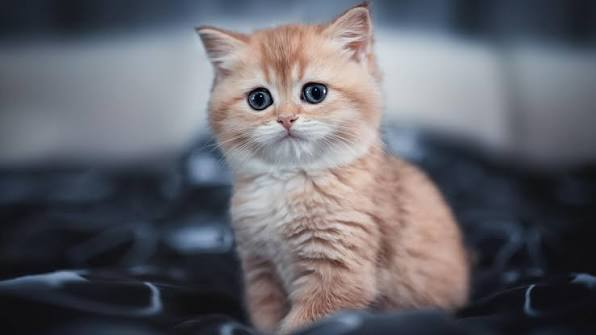
#> input picture dip_lab-04/image.jpg, 596 x 335 px
$ jupyter execute Lab04.ipynb
#> lines starting #> are read from the running program, lines starting #| are printed output that depends on the picture
# The University of Azad Jammu and Kashmir
### Department of Software Engineering
**Digital Image Processing Lab** Lab Instructor: Engr. Fahad Nisar
Semester: Fifth | Session: 2024-28 (SE)

**Name:** Jawahir Ali  |  **Roll No:** 2024-SE-34

---
## Lab Task # 04 – Geometric Transformations with Custom Inputs
Assigned: Nov 05, 2026 | Due: Nov 12, 2026, 11:59 PM

**Objective:** build one reusable `transform(image, operation, **params)` function that takes custom values, validates them, and performs scaling, cropping, flipping, translation and rotation.

**Contents:** 1 Load and validate the image · 2 The `transform` function · 3 Text input layer and interactive prompts · 4 Demonstration of every operation (saved to `outputs/`) · 5 Interpolation comparison · 6 Rejected inputs · 7 Identity checks · 8 Concepts · 9 Final check

## 1. Load the image and validate it
The file must exist, decode successfully and have non-zero dimensions. OpenCV decodes to **BGR**, so the image is converted to **RGB once, here**, and RGB is used everywhere after (display with Matplotlib, and converted back to BGR only when saving with `cv2.imwrite`). The original is made read-only so it cannot be altered by accident.

[cell 1]
import os, math, numbers
import numpy as np
import cv2
import matplotlib.pyplot as plt

IMAGE_PATH = "image.jpg"

def load_image_rgb(path):
    if not isinstance(path, (str, os.PathLike)):
        raise ValueError("Image path must be a string.")
    if not os.path.isfile(path):
        raise FileNotFoundError(f"Image file not found: {path!r}")
    bgr = cv2.imread(path, cv2.IMREAD_COLOR)                 # always 3 channels, BGR order
    if bgr is None:
        raise ValueError(f"File exists but could not be decoded as an image: {path!r}")
    if bgr.ndim < 2 or bgr.shape[0] == 0 or bgr.shape[1] == 0:
        raise ValueError(f"Image has zero width or height: shape={bgr.shape}")
    return cv2.cvtColor(bgr, cv2.COLOR_BGR2RGB)              # consistent colour handling: RGB from here on

# the loader's own error handling, shown on bad paths
import tempfile
fake = os.path.join(tempfile.gettempdir(), "not_an_image.png")        # exists, but is plain text, not a real PNG
open(fake, "w").write("this is not an image")
for bad in ["does_not_exist.png", fake]:
    try:
        load_image_rgb(bad)
    except Exception as e:
        print(f"load_image_rgb({bad!r}) -> {type(e).__name__}: {e}")

original = load_image_rgb(IMAGE_PATH)
#> call 3 of load_image_rgb, with path = 'image.jpg'
#> in load_image_rgb, bgr is the input picture: shape (335, 596, 3); mean B, G, R 106.1, 99.3, 99.7
original_backup = original.copy()                            # used at the end to prove it was never modified
original.flags.writeable = False

H, W = original.shape[:2]
print(f"\nLoaded {IMAGE_PATH}:  width = {W},  height = {H},  array shape = {original.shape} (rows, cols, channels),  dtype = {original.dtype}")
#| Loaded image.jpg:  width = 596,  height = 335,  array shape = (335, 596, 3) (rows, cols, channels),  dtype = uint8
plt.figure(figsize=(6, 4)); plt.imshow(original); plt.title(f"original  {W}x{H} (width x height)"); plt.show()

## 2. The reusable `transform` function
One entry point: `transform(image, operation, **params)` returns the transformed image.

| operation | required parameters | rules |
|---|---|---|
| `"scale"` | `sx`, `sy`, `interpolation` | finite factors > 0; output size `round(W·sx) × round(H·sy)` must be ≥ 1 px and within the maximum; interpolation ∈ nearest / bilinear / bicubic / lanczos |
| `"crop"` | `left`, `top`, `right`, `bottom` | integers, `0 ≤ left < right ≤ W`, `0 ≤ top < bottom ≤ H` (right and bottom exclusive) |
| `"flip"` | `direction` | `"horizontal"`, `"vertical"` or `"both"` |
| `"translate"` | `tx`, `ty` | any finite number (negative and zero are valid); canvas size unchanged; image must stay at least partly on the canvas |
| `"rotate"` | `angle`, `expand` | any finite angle in degrees (negative and zero valid); `expand` must be a bool; centre rotation; **positive = counter-clockwise** |

**Validation policy:** unknown operations, missing parameters and *unexpected* parameters are all rejected; there are **no silent defaults**. **Maximum output size:** `MAX_SIDE = 4096` px per side and `MAX_PIXELS = 16 000 000`. Every error is raised as `TransformError` with a clear message.

Translation and rotation are built as 2×3 **affine matrices** and applied with `cv2.warpAffine` (bilinear sampling, uncovered areas filled with black). Rotation is about the image centre `((W−1)/2, (H−1)/2)`.

[cell 2]
MAX_SIDE   = 4096
MAX_PIXELS = 16_000_000
INTERPOLATIONS = {"nearest": cv2.INTER_NEAREST, "bilinear": cv2.INTER_LINEAR,
                  "bicubic": cv2.INTER_CUBIC,  "lanczos": cv2.INTER_LANCZOS4}
DIRECTIONS = {"horizontal": 1, "vertical": 0, "both": -1}          # cv2.flip codes

class TransformError(ValueError):
    """Raised for any invalid image, operation or parameter."""

# ---------- per-parameter validators (shared by the text layer AND by transform) ----------
def _is_number(v):
    return isinstance(v, numbers.Real) and not isinstance(v, (bool, np.bool_))

def v_number(name, v):
    if not _is_number(v):
        raise TransformError(f"'{name}' must be a number, got {v!r} ({type(v).__name__})")
    f = float(v)
    if not math.isfinite(f):
        raise TransformError(f"'{name}' must be finite (NaN and infinity are not allowed), got {v!r}")
    return f

def v_positive(name, v):
    f = v_number(name, v)
    if f <= 0:
        raise TransformError(f"'{name}' must be greater than 0, got {v!r}")
    return f

def v_int(name, v):
    if isinstance(v, (bool, np.bool_)) or not isinstance(v, numbers.Integral):
        raise TransformError(f"'{name}' must be a whole number (integer), got {v!r}")
    return int(v)

def v_choice(name, v, choices):
    if not isinstance(v, str):
        raise TransformError(f"'{name}' must be text, one of {sorted(choices)}; got {v!r}")
    key = v.strip().lower()
    if key not in choices:
        raise TransformError(f"unsupported {name} {v!r}; choose one of {sorted(choices)}")
    return key

def v_interp(name, v):    return v_choice(name, v, INTERPOLATIONS)
def v_direction(name, v): return v_choice(name, v, DIRECTIONS)
def v_bool(name, v):
    if not isinstance(v, (bool, np.bool_)):
        raise TransformError(f"'{name}' must be True or False, got {v!r}")
    return bool(v)

# operation -> ordered {parameter: validator}
OPERATIONS = {
    "scale":     {"sx": v_positive, "sy": v_positive, "interpolation": v_interp},
    "crop":      {"left": v_int, "top": v_int, "right": v_int, "bottom": v_int},
    "flip":      {"direction": v_direction},
    "translate": {"tx": v_number, "ty": v_number},
    "rotate":    {"angle": v_number, "expand": v_bool},
}

def _check_image(img):
    if not isinstance(img, np.ndarray):
        raise TransformError("image must be a NumPy array")
    if img.dtype != np.uint8:
        raise TransformError(f"image must be uint8, got {img.dtype}")
    if img.ndim not in (2, 3) or (img.ndim == 3 and img.shape[2] not in (1, 3, 4)):
        raise TransformError(f"unsupported image shape {img.shape}")
    if img.shape[0] == 0 or img.shape[1] == 0:
        raise TransformError(f"image has zero width or height: shape {img.shape}")

def _check_output_size(w, h, what="output"):
    if w < 1 or h < 1:
        raise TransformError(f"{what} would be empty: {w}x{h} px (both sides must be at least 1)")
    if w > MAX_SIDE or h > MAX_SIDE or w * h > MAX_PIXELS:
        raise TransformError(f"{what} {w}x{h} px exceeds the maximum allowed "
                             f"({MAX_SIDE} px per side, {MAX_PIXELS:,} px total)")

def transform(image, operation, **params):
    """Apply one geometric operation. Returns the new image; the input is never modified."""
#> called with operation = 'flip'
    _check_image(image)
    if not isinstance(operation, str) or operation.strip().lower() not in OPERATIONS:
        raise TransformError(f"unknown operation {operation!r}; supported: {sorted(OPERATIONS)}")
    op = operation.strip().lower()
    spec = OPERATIONS[op]
    missing = [p for p in spec if p not in params]
    extra   = [p for p in params if p not in spec]
    if missing: raise TransformError(f"'{op}' is missing required parameter(s): {missing}")
    if extra:   raise TransformError(f"'{op}' got unexpected parameter(s): {extra}; expected {list(spec)}")
    p = {name: check(name, params[name]) for name, check in spec.items()}      # validate every value
    h, w = image.shape[:2]

    if op == "scale":
        ow_f, oh_f = w * p["sx"], h * p["sy"]
        if ow_f > MAX_SIDE * 2 or oh_f > MAX_SIDE * 2:                          # avoid absurd/overflowing numbers
            raise TransformError(f"scaled size {ow_f:.4g}x{oh_f:.4g} px exceeds the maximum ({MAX_SIDE} px per side)")
        ow, oh = int(round(ow_f)), int(round(oh_f))
        _check_output_size(ow, oh, f"scaled image ({w}x{h} x {p['sx']:g}, {p['sy']:g})")
        return cv2.resize(image, (ow, oh), interpolation=INTERPOLATIONS[p["interpolation"]])   # dsize is (width, height)!

    if op == "crop":
        l, t, r, b = p["left"], p["top"], p["right"], p["bottom"]
        if not (0 <= l < r <= w):
            raise TransformError(f"invalid horizontal crop: need 0 <= left < right <= width({w}), got left={l}, right={r}")
        if not (0 <= t < b <= h):
            raise TransformError(f"invalid vertical crop: need 0 <= top < bottom <= height({h}), got top={t}, bottom={b}")
        return image[t:b, l:r].copy()                                           # rows = y, columns = x; right/bottom exclusive

    if op == "flip":
        return cv2.flip(image, DIRECTIONS[p["direction"]])
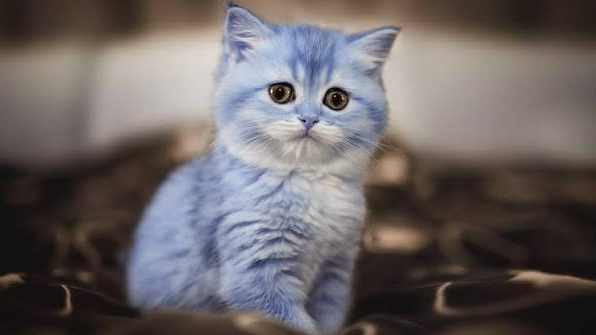
#> returned value: shape (335, 596, 3); mean of channels 0, 1, 2 99.7, 99.3, 106.1; drawn as B, G, R

    if op == "translate":
        tx, ty = p["tx"], p["ty"]
        if abs(tx) >= w or abs(ty) >= h:
            raise TransformError(f"translation ({tx:g}, {ty:g}) moves the whole image off the {w}x{h} canvas "
                                 f"(need |tx| < {w} and |ty| < {h})")
        M = np.float64([[1, 0, tx], [0, 1, ty]])
        return cv2.warpAffine(image, M, (w, h), flags=cv2.INTER_LINEAR, borderMode=cv2.BORDER_CONSTANT, borderValue=0)

    if op == "rotate":
        angle = math.fmod(p["angle"], 360.0)                                    # same rotation, avoids huge-angle noise
        centre = ((w - 1) / 2.0, (h - 1) / 2.0)
        M = cv2.getRotationMatrix2D(centre, angle, 1.0)                         # positive angle = counter-clockwise
        ow, oh = w, h
        if p["expand"]:
            c, s = abs(M[0, 0]), abs(M[0, 1])
            ow = int(math.ceil(round(h * s + w * c, 6)))
            oh = int(math.ceil(round(h * c + w * s, 6)))
            _check_output_size(ow, oh, "expanded rotated canvas")
            M[0, 2] += (ow - w) / 2.0                                           # re-centre the rotated image on the bigger canvas
            M[1, 2] += (oh - h) / 2.0
        return cv2.warpAffine(image, M, (ow, oh), flags=cv2.INTER_LINEAR, borderMode=cv2.BORDER_CONSTANT, borderValue=0)

# smoke test
out = transform(original, "flip", direction="horizontal")
print("transform(...) works:", out.shape, out.dtype, "| input still unchanged:", np.array_equal(original, original_backup))
#> (printed output is left out)

## 3. Custom input: text parsing and interactive prompts
Values typed by the user are text, so a **text layer** first converts them (`"abc"`, `"nan"`, `"inf"` and empty strings are rejected there with a clear message) and then runs the same per-parameter validators used inside `transform`. Cross-checks that need the image (crop bounds, output size) happen inside `transform`. A bad entry never crashes the session: the message is shown and the user is asked again.

`interactive_session()` uses Python's `input()`. So that this notebook runs unattended and is reproducible, the demo below feeds it a **scripted list of typed answers** (`SCRIPTED_ANSWERS`), including wrong ones, which are echoed after each prompt exactly as if typed. **To type your own values, set `SCRIPTED_ANSWERS = None` and re-run that cell.**

[cell 3]
def parse_text(name, text, validator):
    """Convert user-typed text into a Python value for the given validator, or raise TransformError."""
    if text is None or not str(text).strip():
        raise TransformError(f"'{name}' is required; nothing was entered")
    text = str(text).strip()
    if validator is v_int:
        try:    value = int(text)
        except ValueError: raise TransformError(f"'{name}' must be a whole number, got {text!r}") from None
    elif validator in (v_number, v_positive):
        try:    value = float(text)
        except ValueError: raise TransformError(f"'{name}' must be a number, got {text!r} (not numeric)") from None
    elif validator is v_bool:
        low = text.lower()
        if low in ("true", "yes", "y", "1"):    value = True
        elif low in ("false", "no", "n", "0"):  value = False
        else: raise TransformError(f"'{name}' must be yes/no (or true/false), got {text!r}")
    else:
        value = text                                                  # choices are validated as text
    return validator(name, value)                                    # finite / positive / allowed-choice checks

def run_from_text(operation, raw):
    """raw: dict of parameter -> typed text. Parse, validate, then call transform."""
    if operation not in OPERATIONS:
        raise TransformError(f"unknown operation {operation!r}; supported: {sorted(OPERATIONS)}")
    params = {n: parse_text(n, raw.get(n), v) for n, v in OPERATIONS[operation].items()}
    return transform(original, operation, **params), params

HINTS = {"sx": "horizontal scale factor (>0)", "sy": "vertical scale factor (>0)", "interpolation": "nearest/bilinear/bicubic/lanczos",
         "left": "left x (integer)", "top": "top y (integer)", "right": "right x, exclusive (integer)", "bottom": "bottom y, exclusive (integer)",
         "direction": "horizontal/vertical/both", "tx": "horizontal shift px (+ right, - left)", "ty": "vertical shift px (+ down, - up)",
         "angle": "degrees (+ counter-clockwise)", "expand": "expand canvas? yes/no"}

def interactive_session(scripted=None, results=None):
    answers = iter(scripted) if scripted is not None else None
    def ask(prompt):
        if answers is None:
            return input(prompt)
        try: a = next(answers)
        except StopIteration: raise EOFError("scripted answers exhausted")
        print(f"{prompt}{a}"); return a
    print(f"Image is {W}x{H}.  Operations: {sorted(OPERATIONS)}")
    while True:                                                       # 1) choose an operation
        op = ask("Operation: ").strip().lower()
        if op in OPERATIONS: break
        print(f"   ERROR: unknown operation {op!r}. Please choose one of {sorted(OPERATIONS)}")
    while True:                                                       # 2) enter parameters; a failed transform re-asks everything
        params = {}
        for name, validator in OPERATIONS[op].items():
            while True:
                text = ask(f"  {name} [{HINTS[name]}]: ")
                try:
                    params[name] = parse_text(name, text, validator); break
                except TransformError as e:
                    print(f"   ERROR: {e}  -> please re-enter")
        try:
            result = transform(original, op, **params)
            break
        except TransformError as e:
            print(f"   ERROR: {e}\n   -> please re-enter all {op} values")
    print(f"   OK: {op} {params} -> output {result.shape[1]}x{result.shape[0]}")
    if results is not None: results.append((op, params, result))
    return op, params, result

[cell 4]
# ---- scripted "typed" answers (set SCRIPTED_ANSWERS = None to be prompted by input() instead) ----
SCRIPTED_ANSWERS = [
    # session 1: scale  (unknown operation, non-numeric, negative, NaN, bad interpolation, then valid)
    "zoom", "scale", "abc", "-2", "1.5", "nan", "1.5", "cubic?", "lanczos",
    # session 2: crop   (right <= left is caught by transform -> everything re-entered)
    "crop", "10", "20", "5", "150", "10", "20", "260", "170",
    # session 3: flip   (unsupported direction, then valid)
    "flip", "diagonal", "both",
    # session 4: translate (negative and zero offsets are valid; text "ten" is not)
    "translate", "-40", "ten", "0",
    # session 5: rotate (non-numeric angle, then a negative angle; bad yes/no, then yes)
    "rotate", "ninety", "-30", "maybe", "yes",
]
session_results = []
if SCRIPTED_ANSWERS is not None:
    feed = iter(SCRIPTED_ANSWERS)                  # ONE shared iterator: each session takes only the answers it needs
    for k in range(5):
        print(f"\n===== interactive session {k+1} =====")
        interactive_session(scripted=feed, results=session_results)
else:
    interactive_session(results=session_results)

[cell 5]
# show what the five interactive sessions produced
os.makedirs("outputs", exist_ok=True)
for i, (op, params, img) in enumerate(session_results, 1):                # save the interactive results as well
    cv2.imwrite(os.path.join("outputs", f"interactive{i}_{op}.png"), cv2.cvtColor(img, cv2.COLOR_RGB2BGR))
#> this loop made 5 passes
#> pass 2, `cv2.imwrite(os.path.join("outputs", f"interactive{i}_{op}.png"), cv2.c..`:
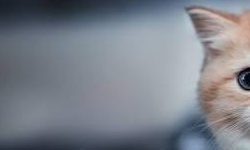
#> saved as interactive2_crop.png: shape (150, 250, 3); mean B, G, R 138.3, 128.9, 123.9
print("saved", len(session_results), "interactive results to outputs/")
fig, ax = plt.subplots(1, len(session_results) + 1, figsize=(4 * (len(session_results) + 1), 3.6))
ax[0].imshow(original); ax[0].set_title(f"original {W}x{H}", fontsize=9)
for a, (op, params, img) in zip(ax[1:], session_results):
    a.imshow(img); a.set_title(f"{op} {params}\n-> {img.shape[1]}x{img.shape[0]}", fontsize=7)
for a in ax: a.tick_params(labelsize=6)
plt.tight_layout(); plt.show()
#> after `plt.tight_layout()`:
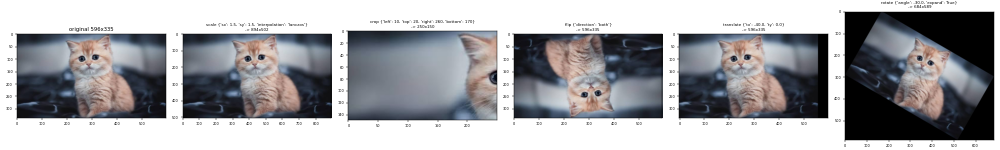
#> figure drawn by matplotlib, 6 panels

## 4. Demonstration of every operation with custom values
Each result is shown next to the original with a label giving the operation, parameters and output dimensions (width × height), and saved to `outputs/` as PNG. The cases include enlargement and reduction (proportional and non-proportional scaling), shifts in opposite directions, and positive and negative rotations.

[cell 6]
os.makedirs("outputs", exist_ok=True)
saved = []

def save_result(name, img):
    path = os.path.join("outputs", name + ".png")
    if not cv2.imwrite(path, cv2.cvtColor(img, cv2.COLOR_RGB2BGR)):            # back to BGR only for writing
        raise IOError(f"could not write {path}")
    saved.append((path, img.shape[1], img.shape[0])); return path

def fmt(v): return f"{v:g}" if isinstance(v, float) else str(v)

def demo(title, cases, ncols=None):
    """cases: list of (operation, params). Shows original + each result, labelled; saves each result."""
    n = len(cases) + 1
    fig, ax = plt.subplots(1, n, figsize=(4.2 * n, 4))
    ax[0].imshow(original); ax[0].set_title(f"ORIGINAL\n{W}x{H}", fontsize=9)
    for a, (op, params) in zip(ax[1:], cases):
        out = transform(original, op, **params)
        plabel = ", ".join(f"{k}={fmt(v)}" for k, v in params.items())
        a.imshow(out); a.set_title(f"{op}: {plabel}\n-> {out.shape[1]}x{out.shape[0]} (WxH)", fontsize=8)
        save_result(op + "_" + "_".join(f"{k}{fmt(v)}" for k, v in params.items()), out)
    for a in ax: a.tick_params(labelsize=6)
    fig.suptitle(title); plt.tight_layout(); plt.show()
#> after `fig.suptitle(title)`:
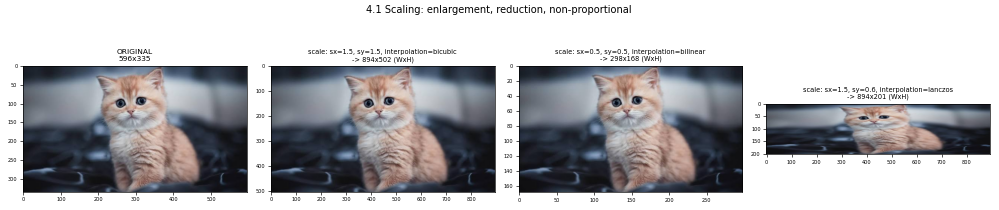
#> figure drawn by matplotlib, 4 panels
    return

demo("4.1 Scaling: enlargement, reduction, non-proportional", [
    ("scale", dict(sx=1.5, sy=1.5, interpolation="bicubic")),       # proportional enlargement
    ("scale", dict(sx=0.5, sy=0.5, interpolation="bilinear")),      # proportional reduction
    ("scale", dict(sx=1.5, sy=0.6, interpolation="lanczos")),       # non-proportional: stretched wide, squashed short
])

[cell 7]
demo("4.2 Cropping (right and bottom are exclusive)", [
    ("crop", dict(left=100, top=40, right=350, bottom=200)),
    ("crop", dict(left=0, top=0, right=225, bottom=150)),
])
#> the loop in demo (call 2), `for a, (op, params) in zip(ax[1:], cases):` made 2 passes
#> pass 1, in demo (call 2), `out = transform(original, op, **params)`:
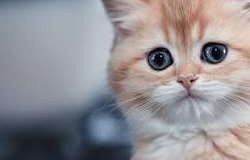
#> out: shape (160, 250, 3); mean R, G, B 147, 144.3, 148.1
demo("4.3 Flipping: all three directions", [
    ("flip", dict(direction="horizontal")),
    ("flip", dict(direction="vertical")),
    ("flip", dict(direction="both")),
])
#> the loop in demo (call 3), `for a, (op, params) in zip(ax[1:], cases):` made 3 passes
#> pass 1, in save_result (call 6), `if not cv2.imwrite(path, cv2.cvtColor(img, cv2.COLOR_RGB2BGR)):`:
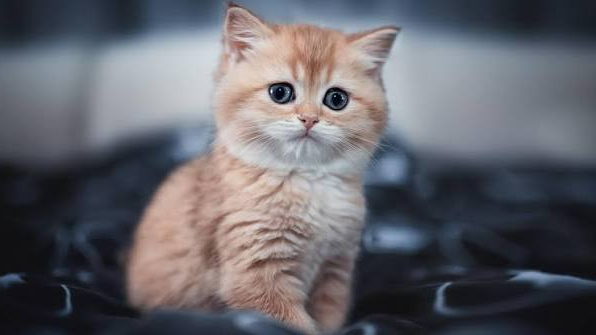
#> saved as flip_directionhorizontal.png: shape (335, 596, 3); mean B, G, R 106.1, 99.3, 99.7

[cell 8]
demo("4.4 Translation: opposite directions (canvas size unchanged, exposed area filled black)", [
    ("translate", dict(tx=80, ty=40)),          # right and down
    ("translate", dict(tx=-60, ty=-30)),        # left and up
    ("translate", dict(tx=50, ty=-70)),         # right and up
])
#> the loop in demo (call 4), `for a, (op, params) in zip(ax[1:], cases):` made 3 passes
#> pass 1, in demo (call 4), `out = transform(original, op, **params)`:
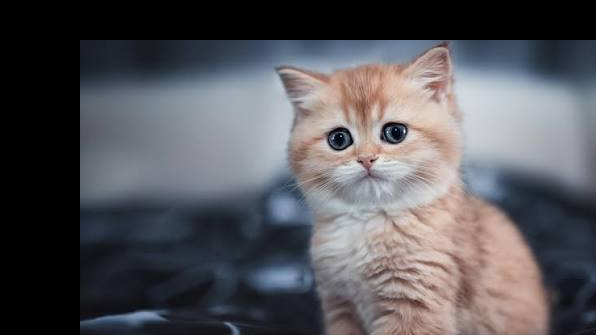
#> out: shape (335, 596, 3); mean R, G, B 87, 86.2, 91.1
#> pass 2, in demo (call 4), `out = transform(original, op, **params)`:
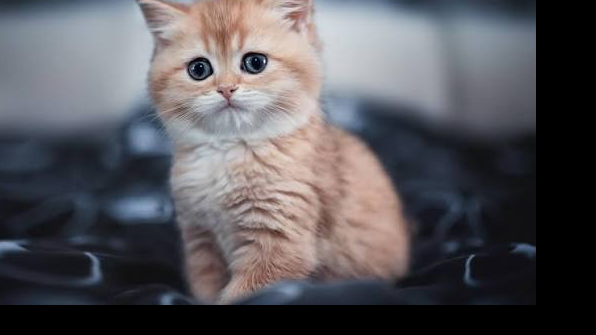
#> out: shape (335, 596, 3); mean R, G, B 88.2, 86.5, 91.1
#> in demo (call 4), `fig.suptitle(title)`:
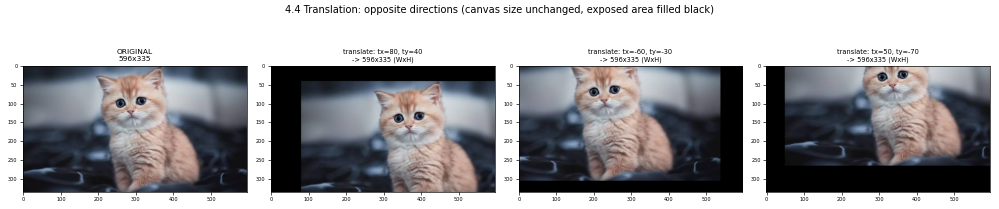
#> figure drawn by matplotlib, 4 panels
demo("4.5 Rotation: positive and negative angles, with and without canvas expansion", [
    ("rotate", dict(angle=30, expand=False)),   # counter-clockwise, corners clipped
    ("rotate", dict(angle=30, expand=True)),    # counter-clockwise, canvas grows
    ("rotate", dict(angle=-45, expand=True)),   # clockwise
    ("rotate", dict(angle=-20, expand=False)),
])
#> the loop in demo (call 5), `for a, (op, params) in zip(ax[1:], cases):` made 4 passes
#> pass 1, in demo (call 5), `out = transform(original, op, **params)`:
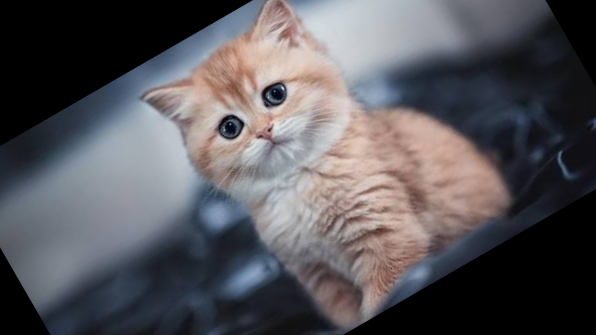
#> out: shape (335, 596, 3); mean R, G, B 88.1, 86.3, 90.9
#> (the rest of the program and of its run is left out)
